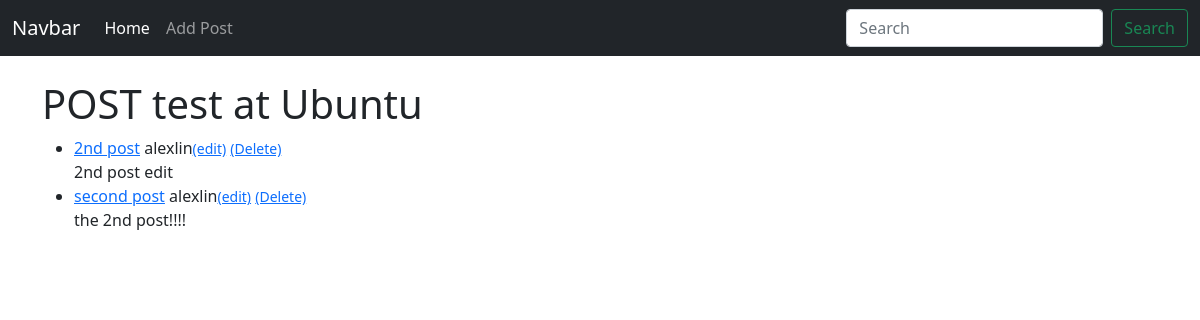
Before: / with the older database file.
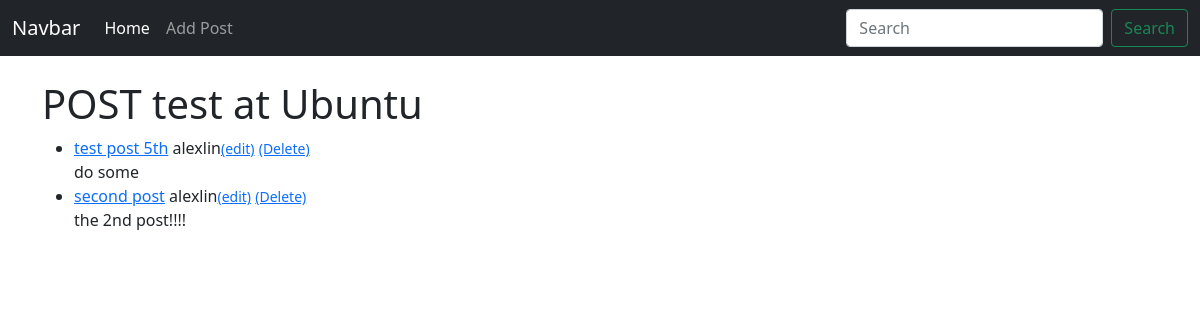
After: the same page with the newer database file.
### blog/models.py (models this page shows, shortened)
class Post(models.Model):
    title = models.CharField(max_length=255)
    title_tag = models.CharField(max_length=255,default="")
    author = models.ForeignKey(User, on_delete=models.CASCADE)
    body = models.TextField()

### blog/views.py (the view)
# urls.py: path('', views.HomeView.as_view(), name='home'),
class HomeView(ListView):
    model = Post
    template_name = 'home.html'
    ordering = ['-id']

### blog/templates/home.html
{% extends 'base.html' %}
{% block content %}
<h1>POST test at Ubuntu</h1>
<ul>
    {% for post in object_list %}
    <li><a href="{% url 'article-detail' post.pk %}">{{post.title}}</a>
         {{post.author}}<small><a href="{% url 'update_post' post.pk %}">(edit)</a></small>
         <small><a href="{% url 'delete_post' post.pk %}">(Delete)</a></small>
         <br/>
        {{post.body}}
    {% endfor %}
    </li>
</ul>
{% endblock %}

### blog/templates/base.html (shortened to what this page needs)
<!doctype html>
<html lang="en">
  <head>
    <link href="https://cdn.jsdelivr.net/npm/bootstrap@5.1.3/dist/css/bootstrap.min.css" rel="stylesheet">
  </head>
  <body>
    <nav class="navbar navbar-expand-lg navbar-dark bg-dark">
        <div class="container-fluid">
          <a class="navbar-brand" href="#">Navbar</a>
          <div class="collapse navbar-collapse" id="navbarSupportedContent">
            <ul class="navbar-nav me-auto mb-2 mb-lg-0">
              <li class="nav-item">
                <a class="nav-link active" aria-current="page" href="#">Home</a>
              </li>
              <li class="nav-item">
                <a class="nav-link" href="{% url 'add_post' %}">Add Post</a>
              </li>
            </ul>
            <form class="d-flex">
              <input class="form-control me-2" type="search" placeholder="Search" aria-label="Search">
              <button class="btn btn-outline-success" type="submit">Search</button>
            </form>
          </div>
        </div>
      </nav>
    <br/>
    <div class="container">
        {% block content %}
        {% endblock %}
    </div>
  </body>
</html>

Changed rows visible on the page:
removed Post: title "2nd post", author "alexlin", body "2nd post edit"
added Post: title "test post 5th", author "alexlin", body "do some"
